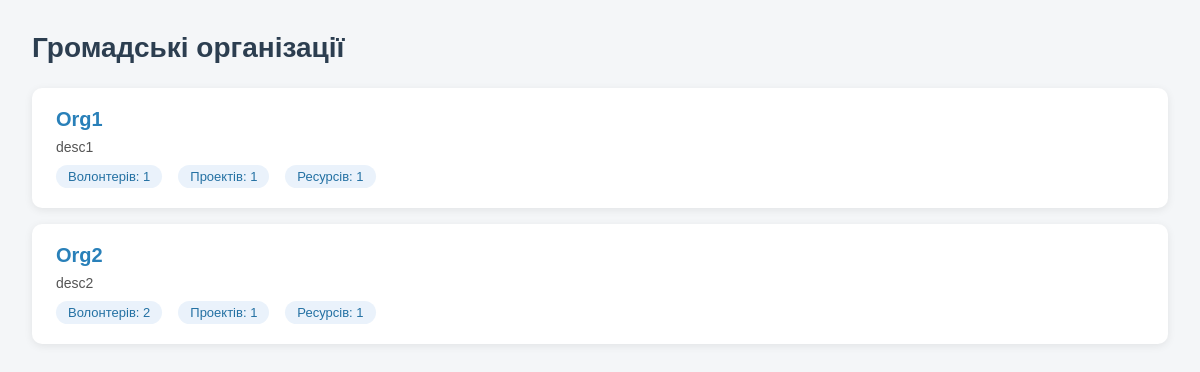
The page / on the database its author committed.
### organizations/models.py (models this page shows, shortened)
class Organization(models.Model):
    name = models.CharField(max_length=255)
    description = models.TextField(blank=True)

### organizations/views.py (the view)
# urls.py: path('', views.org_list, name='org_list'),
def org_list(request):
    organizations = Organization.objects.prefetch_related(
        'resources', 'volunteers', 'projects'
    ).all()
    return render(request, 'organizations/org_list.html', {'organizations': organizations})

### organizations/templates/organizations/org_list.html (shortened to what this page needs)
<!DOCTYPE html>
<html lang="uk">
<head>
</head>
<body>
<h1>Громадські організації</h1>
{% for org in organizations %}
<div class="org-card">
    <h2><a href="{% url 'org_detail' org.pk %}">{{ org.name }}</a></h2>
    <p>{{ org.description }}</p>
    <div class="stats">
        <span class="stat">Волонтерів: {{ org.volunteers.count }}</span>
        <span class="stat">Проектів: {{ org.projects.count }}</span>
        <span class="stat">Ресурсів: {{ org.resources.count }}</span>
    </div>
</div>
{% empty %}
<div class="empty">
    <p>Організацій ще немає. Додайте через <a href="/admin/">адмін-панель</a>.</p>
</div>
{% endfor %}
</body>
</html>

### organizations/templates/organizations/org_list.html (style rules this page uses)
* { box-sizing: border-box; margin: 0; padding: 0; }
body { font-family: Arial, sans-serif; background: #f4f6f8; color: #333; padding: 32px; }
h1 { font-size: 28px; margin-bottom: 24px; color: #2c3e50; }
.org-card { background: #fff; border-radius: 10px; padding: 20px 24px; margin-bottom: 16px; box-shadow: 0 2px 8px rgba(0,0,0,0.08); }
.org-card h2 { font-size: 20px; margin-bottom: 8px; }
.org-card h2 a { color: #2980b9; text-decoration: none; }
.org-card p { color: #555; margin-bottom: 6px; font-size: 14px; }
.stats { display: flex; gap: 16px; margin-top: 10px; }
.stat { background: #eaf2fb; color: #2471a3; padding: 4px 12px; border-radius: 20px; font-size: 13px; }

### rows shown on the page
Organization: name "Org1", description "desc1", volunteers.count "1", projects.count "1", resources.count "1"
Organization: name "Org2", description "desc2", volunteers.count "2", projects.count "1", resources.count "1"
